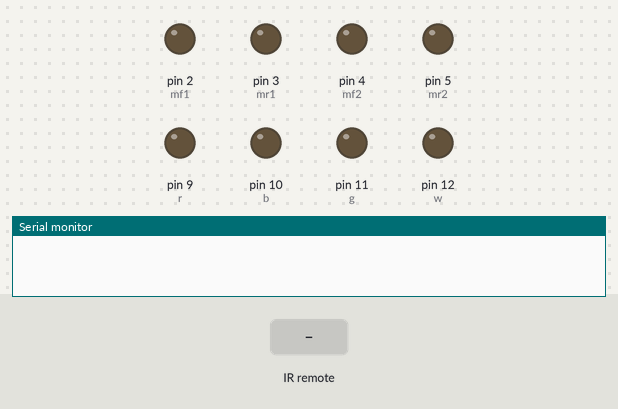
A sketch run on a simulated Arduino Uno, built with avr-gcc and run on an emulated ATmega328P. Parts: output pins drawn as LEDs (lit = HIGH), the last lines printed to the serial monitor. Inputs (shaded band) come from the test bench.

Above: at 1.2 s.
1.3 s: infrared code 0x80BF738C received
At 1.6 s:
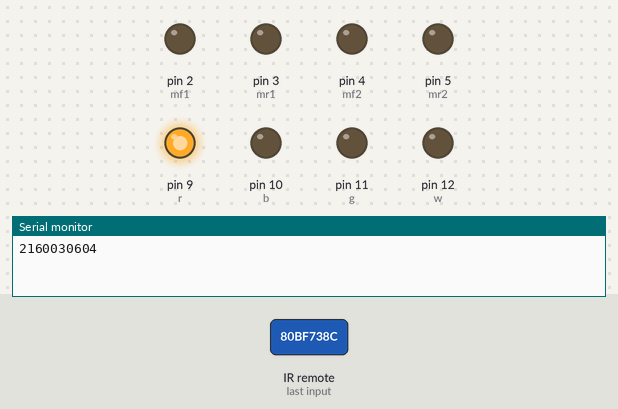
2.8 s: infrared code 0x80BFFB04 received
At 4.0 s:
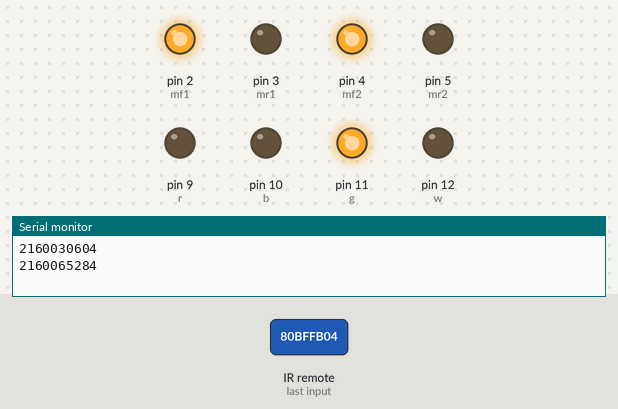
4.3 s: infrared code 0x80BF7B84 received
At 5.1 s:
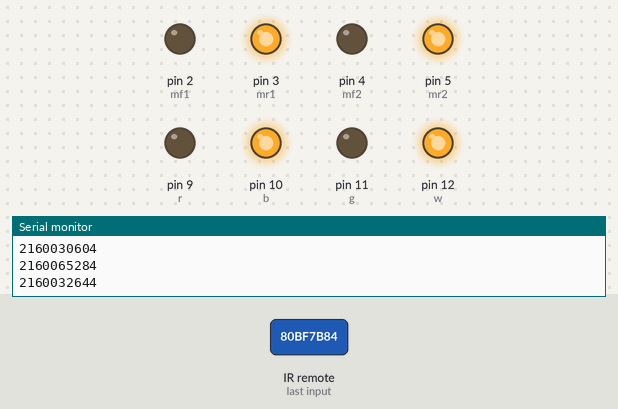
5.8 s: infrared code 0x80BFEB14 received
At 6.2 s:
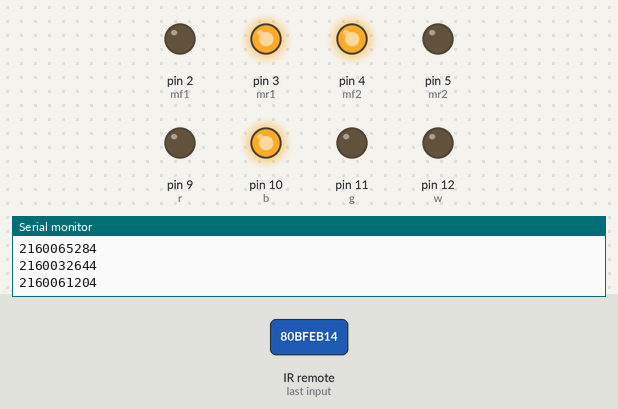
7.3 s: infrared code 0x80BF1BE4 received
At 8.6 s:
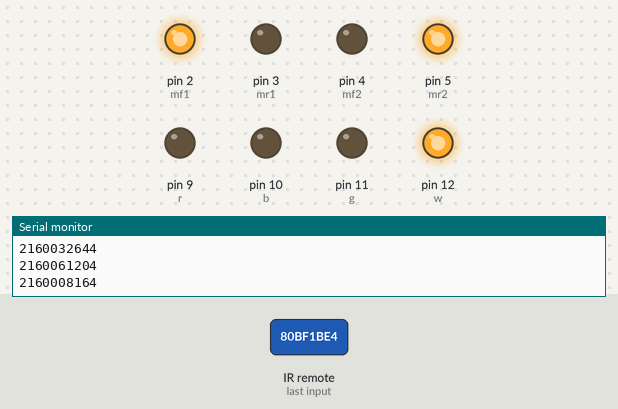
Timing chart, 0 to 9.8 s (numbered marks = the images above; inputs shaded):
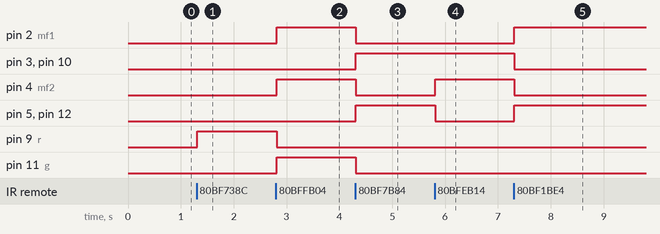

The sketch:

ln28_motor_chek.ino
```cpp
#include<IRremote.h>
int mf1 = 2;
int mr1 = 3;
int mf2= 4;
int mr2 = 5;

int r=9;
int b=10;
int g=11;
int w=12;

int ir=6;
IRrecv irrecv(ir);
decode_results results;


void setup() {
  // put your setup code here, to run once:
  pinMode(mf1, OUTPUT);
  pinMode(mr1, OUTPUT);
  pinMode(mf2, OUTPUT);
  pinMode(mr2, OUTPUT);

  pinMode(r, OUTPUT);
  pinMode(b, OUTPUT);
  pinMode(g, OUTPUT);
  pinMode(w, OUTPUT);

  Serial.begin(9600);
  irrecv.enableIRIn();
}

void loop()
{
  if (irrecv.decode(&results))
  {
    Serial.println(results.value);
    delay(10);
     if(results.value==2160030604)
   {

  digitalWrite(mf1, LOW);
  digitalWrite(mr1, LOW);
  digitalWrite(mf2, LOW);          //STOP
  digitalWrite(mr2, LOW);
  digitalWrite(g,LOW);
  digitalWrite(r,HIGH);
  digitalWrite(b,LOW);
  digitalWrite(w,LOW);
  }
   if(results.value==2160065284)
   {

  digitalWrite(mf1, HIGH);
  digitalWrite(mr1, LOW);
  digitalWrite(mf2, HIGH);          //FORWARD
  digitalWrite(mr2, LOW);
  digitalWrite(g,HIGH);
  digitalWrite(r,LOW);
  digitalWrite(b,LOW);
  digitalWrite(w,LOW);
  }

    if(results.value==2160032644)
   {

  digitalWrite(mf1, LOW);
  digitalWrite(mr1, HIGH);
  digitalWrite(mf2, LOW);
  digitalWrite(mr2, HIGH);             //BACK
  digitalWrite(g,LOW);
  digitalWrite(r,LOW);
  digitalWrite(b,HIGH);
  digitalWrite(w,HIGH);
  }
    if(results.value==2160061204)
   {

  digitalWrite(mf1, LOW);
  digitalWrite(mr1, HIGH);            //LEFT
  digitalWrite(mf2, HIGH);
  digitalWrite(mr2, LOW);
  digitalWrite(g,LOW);
  digitalWrite(r,LOW);
  digitalWrite(b,HIGH);
  digitalWrite(w,LOW);
  }
      if(results.value==2160008164)
   {

  digitalWrite(mf1, HIGH);
  digitalWrite(mr1, LOW);
  digitalWrite(mf2, LOW);
  digitalWrite(mr2, HIGH);         //RIGHT
  digitalWrite(g,LOW);
  digitalWrite(r,LOW);
  digitalWrite(b,LOW);
  digitalWrite(w,HIGH);
  }
  irrecv.resume();
}
}
```

Measured:
- after the input at 1.3 s, pin 9 (r): LOW → HIGH at once
- after the input at 2.8 s, pin 2 (mf1), pin 4 (mf2), pin 11 (g): LOW → HIGH at once; pin 9 (r): HIGH → LOW at once
- after the input at 4.3 s, pin 2 (mf1), pin 4 (mf2), pin 11 (g): HIGH → LOW at once; pin 3 (mr1), pin 5 (mr2), pin 10 (b), pin 12 (w): LOW → HIGH at once
- after the input at 5.8 s, pin 4 (mf2): LOW → HIGH at once; pin 5 (mr2), pin 12 (w): HIGH → LOW at once
- after the input at 7.3 s, pin 2 (mf1), pin 5 (mr2), pin 12 (w): LOW → HIGH at once; pin 3 (mr1), pin 4 (mf2), pin 10 (b): HIGH → LOW at once
